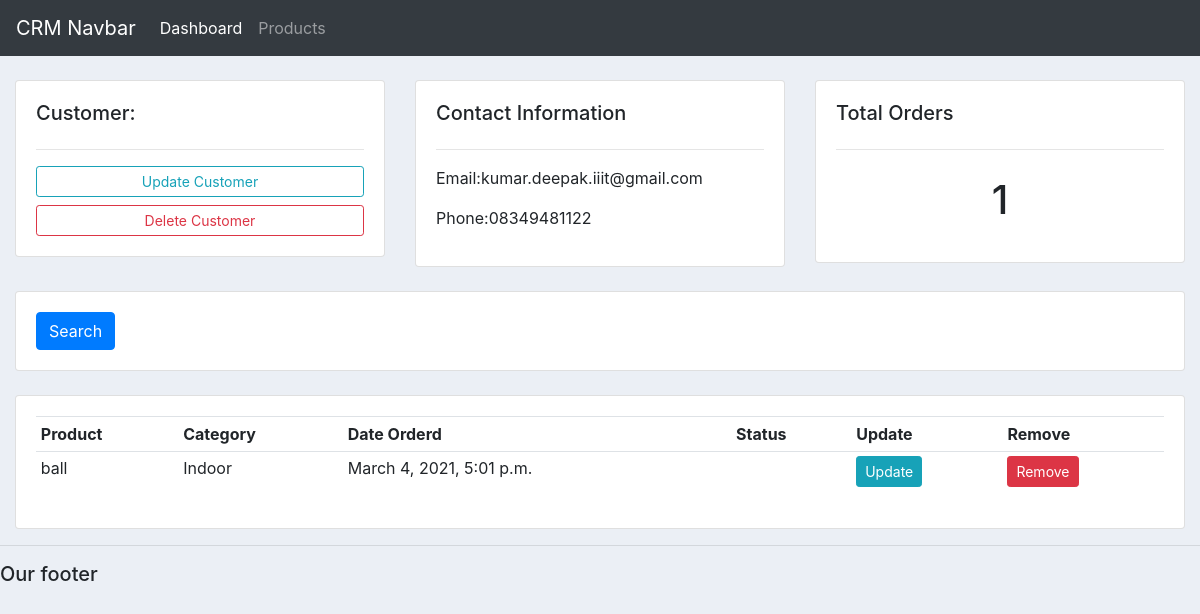
Before: /customer/1/ with the older database file.
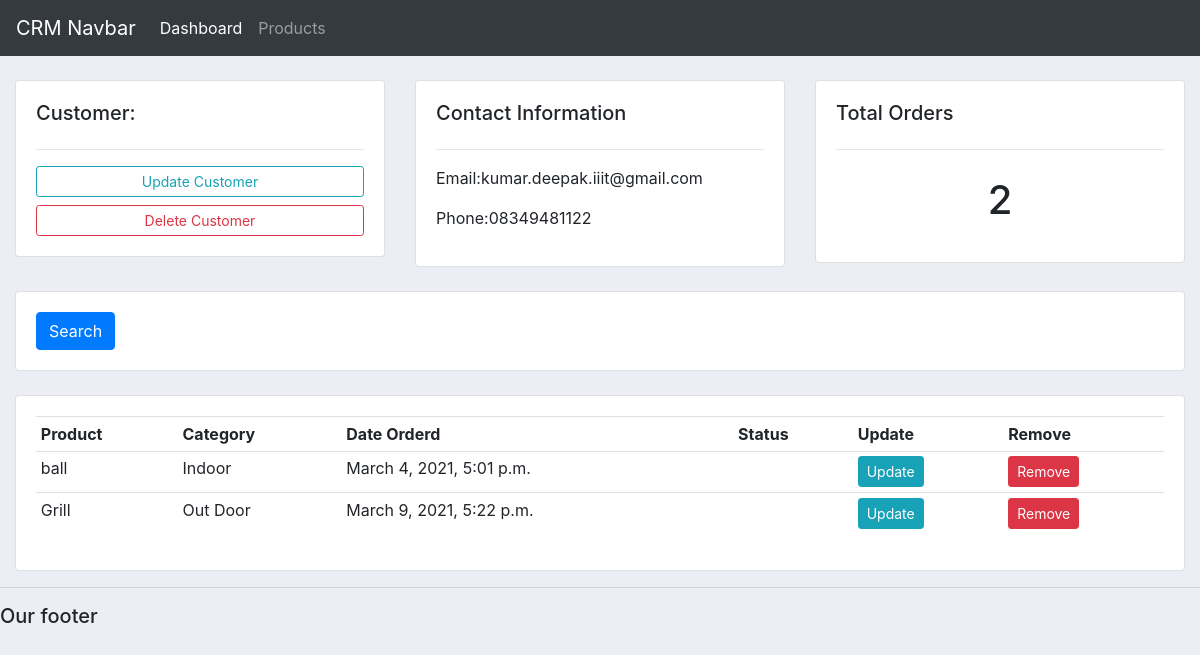
After: the same page with the newer database file.
### accounts/models.py (models this page shows)
class Order(models.Model):
	STATUS = (
			('Pending', 'Pending'),
			('Out for delivery', 'Out for delivery'),
			('Delivered', 'Delivered'),
			)
	customer = models.ForeignKey(Customer, null=True, on_delete= models.SET_NULL)
	product = models.ForeignKey(Product, null=True, on_delete= models.SET_NULL)
	date_created = models.DateTimeField(auto_now_add=True, null=True)
	status = models.CharField(max_length=200, null=True, choices=STATUS)

class Product(models.Model):
	CATEGORY = (
			('Indoor', 'Indoor'),
			('Out Door', 'Out Door'),
			)
	name = models.CharField(max_length=200, null=True)
	price = models.FloatField(null=True)
	category = models.CharField(max_length=200, null=True, choices=CATEGORY)
	description = models.CharField(max_length=200, null=True, blank=True)
	date_created = models.DateTimeField(auto_now_add=True, null=True)
	tags = models.ManyToManyField(Tag)
	def __str__(self):
		return self.name

### accounts/views.py (the view)
# urls.py: path('customer/<str:pk>/',views.customer,name = "customer"),
def customer(request,pk):
    customer = Customer.objects.get(id = pk)
    orders = customer.order_set.all()
    orders_count = orders.count()
    context = {'customer':customer,'orders':orders,'orders_count':orders_count}
    return render(request,'accounts/customer.html',context)

### accounts/templates/accounts/customer.html
{%  extends 'accounts/main.html' %}
{% block content %}
	<br>
<div class="row">
	<div class="col-md">
		<div class="card card-body">
			<h5>Customer:</h5>
			<hr>
			<a class="btn btn-outline-info  btn-sm btn-block" href="">Update Customer</a>
			<a class="btn btn-outline-danger  btn-sm btn-block" href="">Delete Customer</a>
		</div>
	</div>
	<div class="col-md">
		<div class="card card-body">
			<h5>Contact Information</h5>
			<hr>
			<p>Email:{{customer.email}} </p>
			<p>Phone:{{customer.phone}} </p>
		</div>
	</div>
	<div class="col-md">
		<div class="card card-body">
			<h5>Total Orders</h5>
			<hr>
			<h1 style="text-align: center;padding: 10px">{{orders_count}}</h1>
		</div>
	</div>
</div>
<br>
<div class="row">
	<div class="col">
		<div class="card card-body">
			<form method="get">
		    <button class="btn btn-primary" type="submit">Search</button>
		  </form>
		</div>
	</div>
</div>
<br>
<div class="row">
	<div class="col-md">
		<div class="card card-body">
			<table class="table table-sm">
				<tr>
					<th>Product</th>
					<th>Category</th>
					<th>Date Orderd</th>
					<th>Status</th>
					<th>Update</th>
					<th>Remove</th>
				</tr>
				{% for order in orders %}
				<tr>
					<td>{{order.product}}</td>
					<td>{{order.product.category}}</td>
					<td>{{order.date_created}}</td>
					<td>{{order.statue}}</td>
					<td><a class="btn btn-sm btn-info" href="">Update</a></td>
					<td><a class="btn btn-sm btn-danger " href="">Remove</a></td>
				</tr>
				{% endfor %}
			</table>
		</div>
	</div>
</div>
{% endblock %}

Changed rows visible on the page:
added Order: product "Grill", product.category "Out Door", date_created "March 9, 2021, 5:22 p.m."
Other visible differences:
{{ orders_count }}: "1" → "2"
